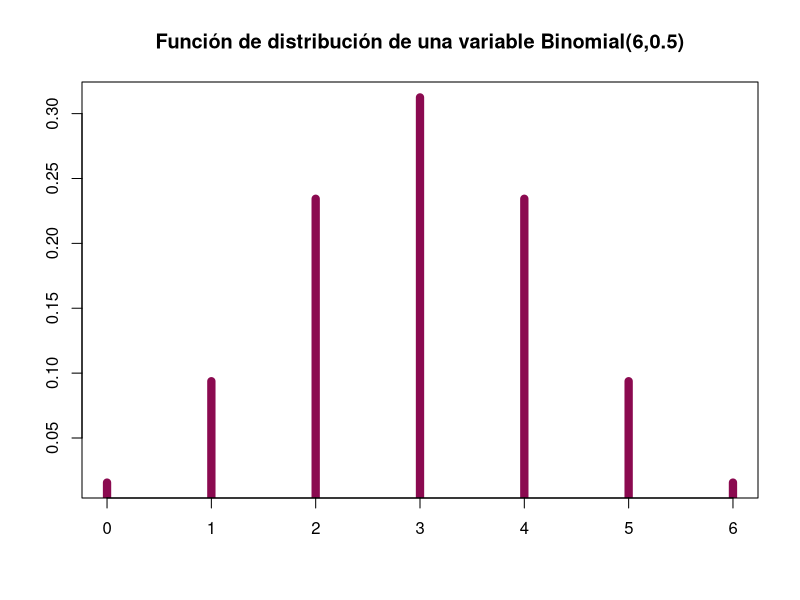

Reproduce this figure in R.
## ---- chunk 1
#Datos

T=1              #Número de éxitos (+)
alpha=0.05       #Nivel de 
n=6              #Tamaño de la muestra 
p=0.5            #Para la prueba de signos "p" siempre será 1/2
## ---- chunk 2
z=0:6
plot(z,dbinom(z,6,0.5),type="h",lwd=8,xlab= " ",col= "deeppink4",ylab=" ",main="Función de distribución de una variable Binomial(6,0.5)")
## ---- chunk 3
t=qbinom(.05,n,p)         #Valor a comparar con nuestro estadístico
t
pvalue=pbinom(T,n,p)       #P-value
pvalue
## ---- chunk 4
binom.test(T,n,p=0.5,alternative = "less")
